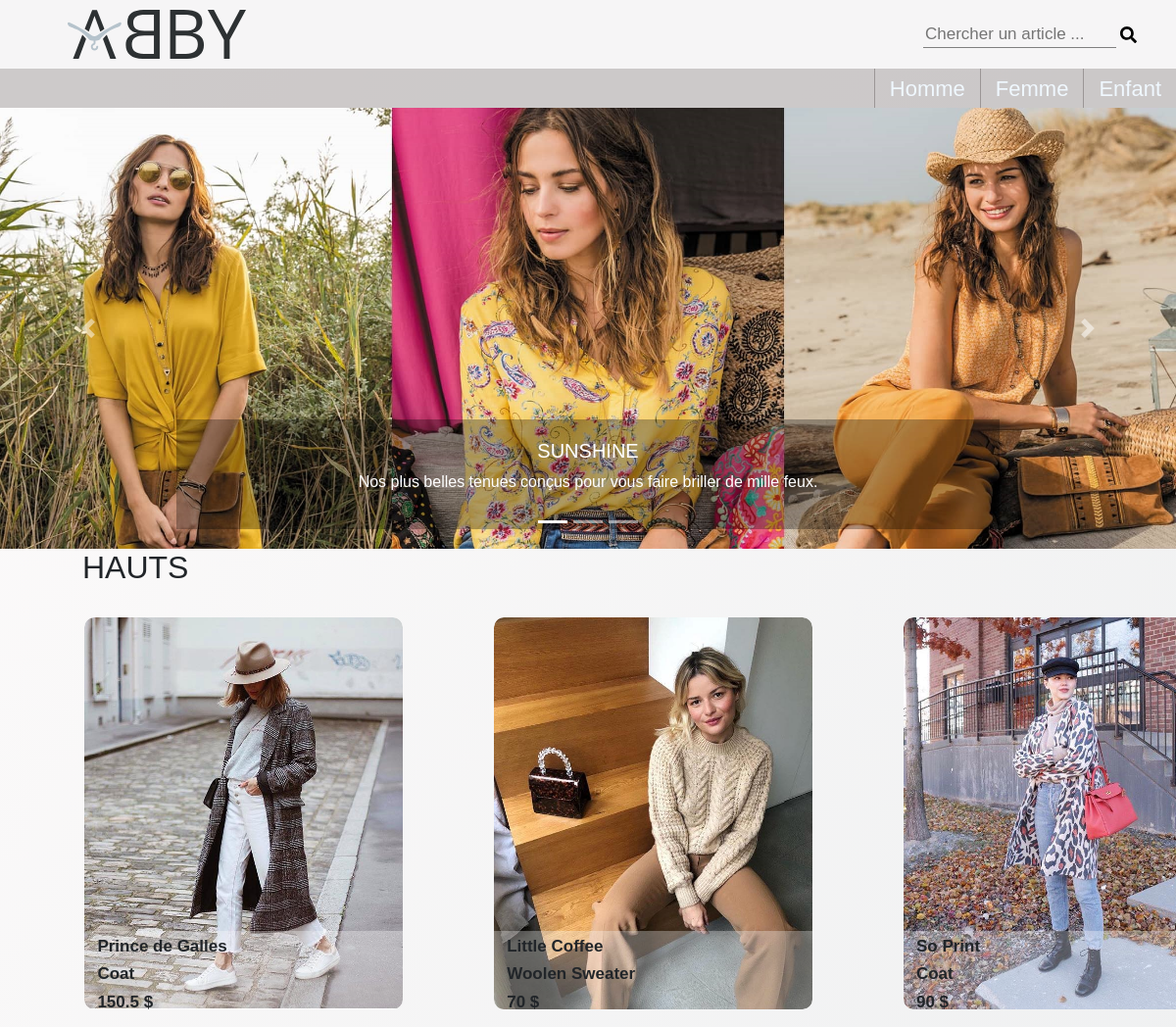
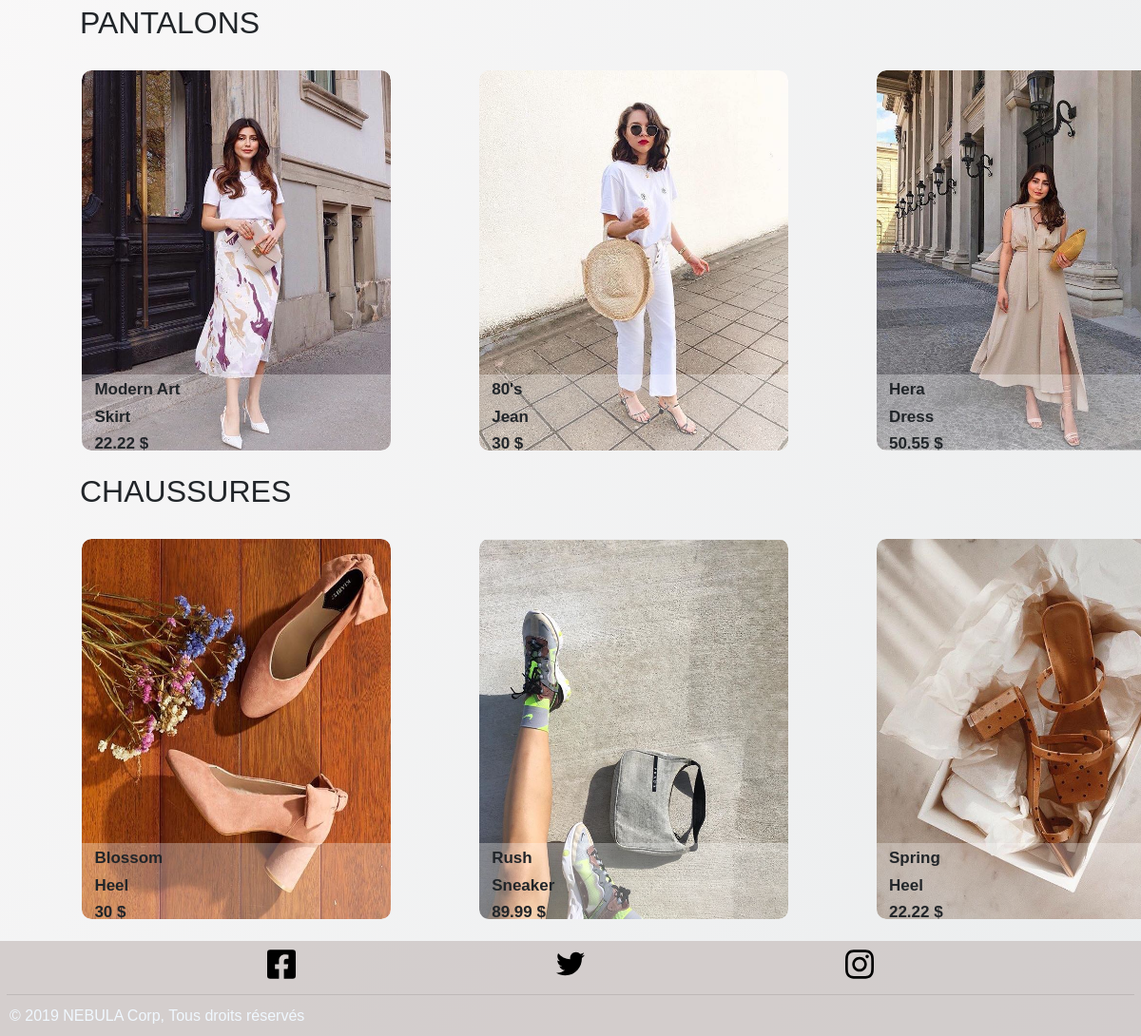
/femme.php, run on the app's committed database (2 pictures, top to bottom).
### tables this page shows
CREATE TABLE IF NOT EXISTS `produit` (
  `id` int(11) NOT NULL AUTO_INCREMENT,
  `libelle` varchar(255) NOT NULL,
  `description` text NOT NULL,
  `categorie` varchar(255) NOT NULL,
  `partie` varchar(255) NOT NULL,
  `prix` float NOT NULL,
  `image` varchar(255) NOT NULL,
  `type` varchar(255) NOT NULL,
  PRIMARY KEY (`id`)
);

### femme.php (the view, shortened to what this page needs)
<?php
    function affiche_produit($categorie){
        $requete = $GLOBALS['bdd']->prepare('SELECT * FROM produit WHERE partie = ? and type ="femme"');
        $requete->execute(array($categorie));
        while($donnees = $requete->fetch()){
            echo "<li class='article' id='".$donnees['id']."'> <img src='./img/".$donnees['image']."'>   <div class='info'> <span class='nom_produit'>".$donnees['libelle']."</span>    <span class='categorie'>".$donnees['categorie']."</span> <span class='price'>".$donnees['prix']."</span>   </div> </li>";
        }
    }
?>
<!DOCTYPE html>
<html lang="en">
<head>
    <link rel="stylesheet" href="./fontawesome-pro-5.8.2-web/css/all.min.css">
    <link rel="stylesheet" href="./bootstrap-4.3.1-dist/bootstrap-4.3.1-dist/css/bootstrap.min.css">
    <link rel="stylesheet" href="./style/style.css">
</head>
<body>
  <?php include 'utilitaires/header.php'; ?>
  <?php include 'utilitaires/nav.php'; ?>
   <div class="bd-example">
    <div id="carouselExampleCaptions" class="carousel slide" data-ride="carousel">
      <ol class="carousel-indicators">
        <li data-target="#carouselExampleCaptions" data-slide-to="0" class="active"></li>
        <li data-target="#carouselExampleCaptions" data-slide-to="1"></li>
        <li data-target="#carouselExampleCaptions" data-slide-to="2"></li>
      </ol>
      <div class="carousel-inner">
        <div class="carousel-item active">
          <img src="./img/slide_femme_1.jpg" class="d-block w-100" alt="...">
          <div class="carousel-caption d-none d-md-block">
            <h5>SUNSHINE</h5>
            <p>Nos plus belles tenues conçus pour vous faire briller de mille feux.</p>
          </div>
        </div>
      </div>
      <a class="carousel-control-prev" href="#carouselExampleCaptions" role="button" data-slide="prev">
        <span class="carousel-control-prev-icon" aria-hidden="true"></span>
      </a>
      <a class="carousel-control-next" href="#carouselExampleCaptions" role="button" data-slide="next">
        <span class="carousel-control-next-icon" aria-hidden="true"></span>
      </a>
    </div>
  </div>
    <ul class="pull">
    <h2>HAUTS</h2>
        <ol class="articles">
          <?php
            affiche_produit("haut");
          ?>
        </ol>
    </ul>
           <ul class="pantalon">
            <h2>PANTALONS</h2>
          <ol class="articles">
            <?php
              affiche_produit("bas");
            ?>
        </ol>
        </ul>
        <ul class="chaussure">
          <h2>CHAUSSURES</h2>
          <ol class="articles">
            <?php
              affiche_produit("chaussure");
            ?>
          </ol>
        </ul>
    <?php include 'utilitaires/footer.php'; ?>
</body>
</html>

### style/style.css (style rules this page uses)
body { background-image: linear-gradient(120deg, #fdfbfb 0%, #ebedee 100%); font-family: 'ff-clan-web-pro', Helvetica, sans-serif; }
img { cursor: pointer; }
.d-block { height: 450px; }
h2 { margin-left:7%; }
.pull, .pantalon, .chaussure { position: relative; list-style: none; overflow: hidden; width: 100%; padding: 0; margin: 0; display: flex; flex-direction: column; }
.articles { display: -webkit-box; flex-direction: row; justify-content: space-evenly; flex-wrap: nowrap; list-style: none; }
.article { position: relative; display: flex; border-radius: 10px; margin: 2% 4%; width: 325px; height: 400px; transition:cubic-bezier(0, 0.44, 0.54, 1.18) 0.5s; overflow: hidden; cursor: pointer; }
.carousel-caption { background-color: rgba(0, 0, 0, 0.3); }
.article img { width: 100%; height: 100%; border-radius: 10px; }
.info { padding: 0 10px; position: absolute; bottom: 0px; width: 100%; height: 20%; align-self: flex-end; background-color: rgba(255,255,255,0.3); }
span { font-family: "AdihausDIN",Helvetica,Arial,sans-serif; display: block; position: relative; z-index: 1; font-size: 17px; margin: 3px ; padding: 0; font-weight: bold; }
.price::after { content: ' $'; }

### data on the page
produit: image (picture), libelle "Prince de Galles", categorie "Coat", prix "150.5"
produit: image (picture), libelle "Little Coffee", categorie "Woolen Sweater", prix "70"
produit: image (picture), libelle "So Print", categorie "Coat", prix "90"
produit: image (picture), libelle "Modern Art", categorie "Skirt", prix "22.22"
produit: image (picture), libelle "80's", categorie "Jean", prix "30"
produit: image (picture), libelle "Hera", categorie "Dress", prix "50.55"
produit: image (picture), libelle "Blossom", categorie "Heel", prix "30"
produit: image (picture), libelle "Rush", categorie "Sneaker", prix "89.99"
produit: image (picture), libelle "Spring", categorie "Heel", prix "22.22"
